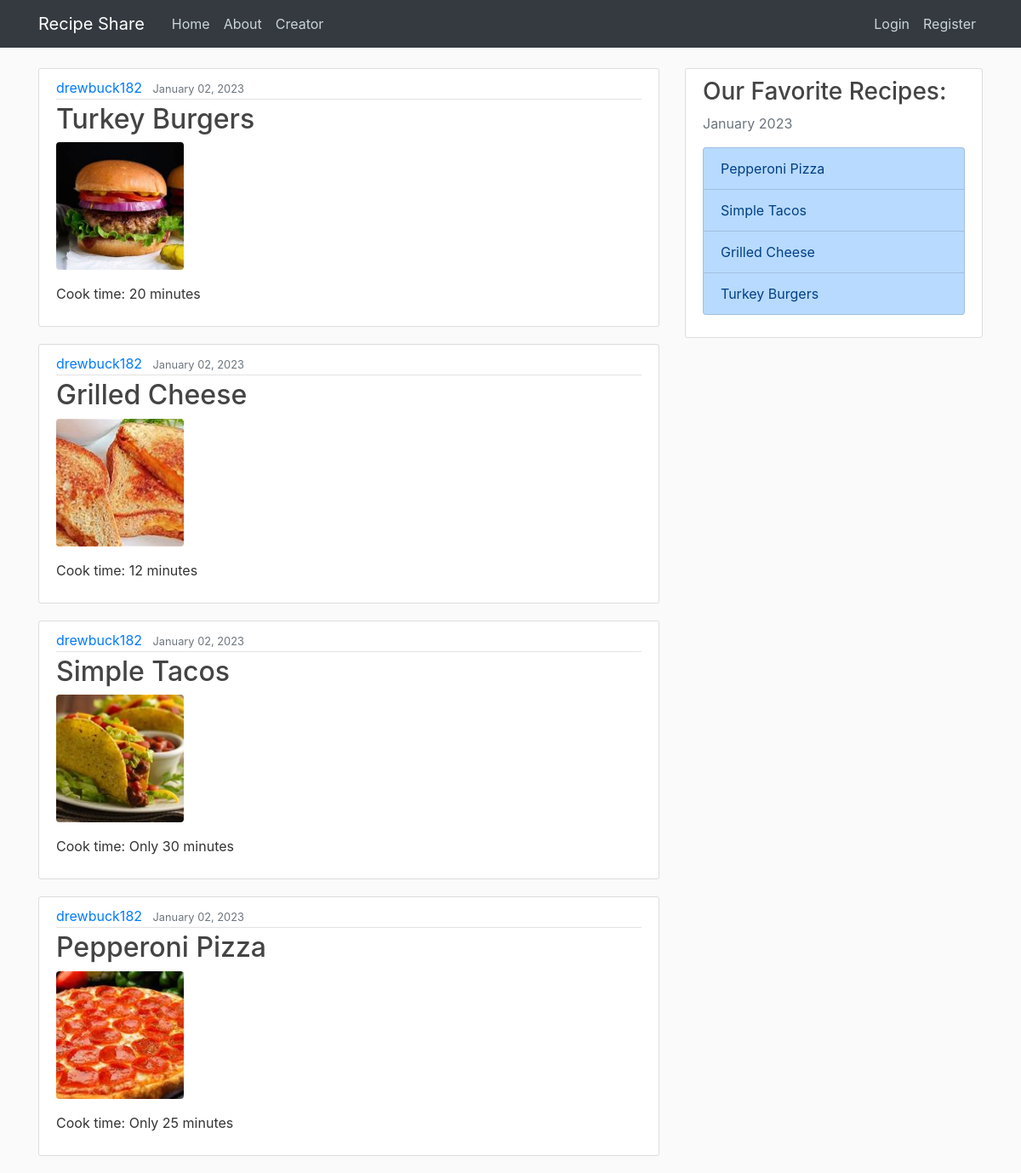
The page / on the database its author committed.
### recipe_share/models.py (models this page shows, shortened)
class Recipe(models.Model):
    recipe_name = models.CharField(max_length=100)
    recipe_pic = models.ImageField(default='default_food.jpg', upload_to='profile_pics')
    time_to_prep = models.TextField(max_length=100)
    recipe_description = models.TextField()
    date_posted = models.DateTimeField(default=timezone.now)
    author = models.ForeignKey(User, on_delete=models.CASCADE)
    likes = models.ManyToManyField(User, related_name='recipes')

### recipe_share/views.py (the view)
# urls.py: path('', RecipeListView.as_view(), name='recipe_share-home'),
class RecipeListView(ListView):
    model = Recipe
    template_name = 'recipe_share/home.html'
    context_object_name = 'recipes'
    ordering = ['-date_posted']

### recipe_share/templates/recipe_share/home.html
{% extends "recipe_share/base.html" %}
{% block content %}
{% for recipe in recipes %}
<article class="media content-section">
      <div class="media-body">
        <div class="article-metadata">
          <a class="mr-2" href="#">{{ recipe.author }}</a>
          <small class="text-muted">{{ recipe.date_posted|date:"F d, Y" }}</small>
        </div>
        <h2><a class="article-title" href="{% url 'recipe_share-detail' recipe.id %}">{{ recipe.recipe_name }}</a></h2>
        <img class="img_food account-img" src="{{ recipe.recipe_pic.url }}">
        <p class="article-content">Cook time: {{ recipe.time_to_prep }}</p>
      </div>
    </article>
{% endfor %}
{% endblock content%}

### recipe_share/templates/recipe_share/base.html (shortened to what this page needs)
{% load static %}
<!DOCTYPE html>
<html lang="en">
<head>
     <link rel="stylesheet" href="https://cdn.jsdelivr.net/npm/bootstrap@4.0.0/dist/css/bootstrap.min.css">
    <link rel="stylesheet" type="text/css" href="{% static 'recipe_share/main.css' %}">
</head>
<body>
    <header class="site-header">
        <nav class="navbar navbar-expand-md navbar-dark bg-dark fixed-top">
          <div class="container">
            <a class="navbar-brand mr-4" href="{%  url 'recipe_share-home' %}">Recipe Share</a>
            <div class="collapse navbar-collapse" id="navbarToggle">
              <div class="navbar-nav mr-auto">
                <a class="nav-item nav-link" href="{%  url 'recipe_share-home' %}">Home</a>
                <a class="nav-item nav-link" href="#">About</a>
                <a class="nav-item nav-link" href="#">Creator</a>
              </div>
              <div class="navbar-nav">
                {% if user.is_authenticated %}
                  <a class="nav-item nav-link" href="{% url 'profile' %}">Profile</a>
                  <a class="nav-item nav-link" href="{% url 'logout' %}">Logout</a>
                  <a class="nav-item nav-link" href="{% url 'recipe_share-create' %}">New Post</a>
                {% else %}
                  <a class="nav-item nav-link" href="{% url 'login' %}">Login</a>
                  <a class="nav-item nav-link" href="#">Register</a>
                {% endif %}
              </div>
            </div>
          </div>
        </nav>
      </header>
      <main role="main" class="container">
        <div class="row">
          <div class="col-md-8">
            {% block content %}{% endblock %}
          </div>
          <div class="col-md-4">
            <div class="content-section">
              <h3>Our Favorite Recipes:</h3>
              <p class='text-muted'>January 2023
                <div class="list-group">
                  <a href="{% url 'recipe_share-detail' 14 %}" class="list-group-item list-group-item-action list-group-item-primary">Pepperoni Pizza</a>
                  <a href="{% url 'recipe_share-detail' 15 %}" class="list-group-item list-group-item-action list-group-item-primary">Simple Tacos</a>
                  <a href="{% url 'recipe_share-detail' 16 %}" class="list-group-item list-group-item-action list-group-item-primary ">Grilled Cheese</a>
                  <a href="{% url 'recipe_share-detail' 17 %}" class="list-group-item list-group-item-action list-group-item-primary">Turkey Burgers</a>
                </div>
              </p>
            </div>
          </div>
        </div>
      </main>
</body>
</html>

### recipe_share/static/recipe_share/main.css (style rules this page uses)
body { background: #fafafa; color: #333333; margin-top: 5rem; }
h1, h2, h3, h4, h5, h6 { color: #444444; }
.img_food { border-radius: 4px; object-fit: cover; }
.site-header .navbar-nav .nav-link { color: #cbd5db; }
.content-section { background: #ffffff; padding: 10px 20px; border: 1px solid #dddddd; border-radius: 3px; margin-bottom: 20px; }
.article-title { color: #444444; }
.article-content { white-space: pre-line; }
.article-metadata { padding-bottom: 1px; margin-bottom: 4px; border-bottom: 1px solid #e3e3e3 }
.account-img { height: 150px; width: 150px; margin-right: 20px; margin-bottom: 16px; }

### rows shown on the page
Recipe: author "drewbuck182", date_posted "January 02, 2023", recipe_name "Turkey Burgers", recipe_pic (picture), time_to_prep "20 minutes"
Recipe: author "drewbuck182", date_posted "January 02, 2023", recipe_name "Grilled Cheese", recipe_pic (picture), time_to_prep "12 minutes"
Recipe: author "drewbuck182", date_posted "January 02, 2023", recipe_name "Simple Tacos", recipe_pic (picture), time_to_prep "Only 30 minutes"
Recipe: author "drewbuck182", date_posted "January 02, 2023", recipe_name "Pepperoni Pizza", recipe_pic (picture), time_to_prep "Only 25 minutes"
